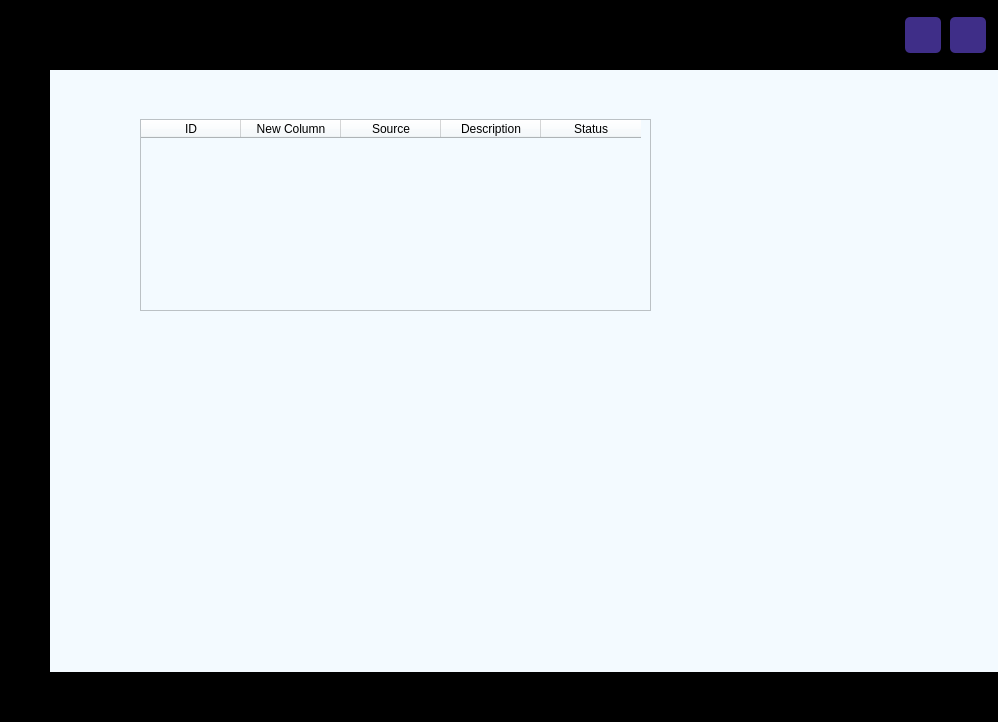
<?xml version="1.0" encoding="UTF-8"?>
<ui version="4.0">
 <class>MainWindow</class>
 <widget class="QMainWindow" name="MainWindow">
  <property name="geometry">
   <rect>
    <x>0</x>
    <y>0</y>
    <width>998</width>
    <height>722</height>
   </rect>
  </property>
  <property name="windowTitle">
   <string>MainWindow</string>
  </property>
  <widget class="QWidget" name="centralwidget">
   <property name="styleSheet">
    <string notr="true">background-color: rgb(63, 46, 136);
</string>
   </property>
   <layout class="QVBoxLayout" name="verticalLayout">
    <property name="spacing">
     <number>0</number>
    </property>
    <property name="leftMargin">
     <number>0</number>
    </property>
    <property name="topMargin">
     <number>0</number>
    </property>
    <property name="rightMargin">
     <number>0</number>
    </property>
    <property name="bottomMargin">
     <number>0</number>
    </property>
    <item>
     <widget class="QFrame" name="main_header">
      <property name="minimumSize">
       <size>
        <width>0</width>
        <height>60</height>
       </size>
      </property>
      <property name="maximumSize">
       <size>
        <width>16777215</width>
        <height>70</height>
       </size>
      </property>
      <property name="styleSheet">
       <string notr="true">QFrame{
	background-color: rgb(0, 0, 0);
	border-bottom: 1px solid #000
}</string>
      </property>
      <property name="frameShape">
       <enum>QFrame::WinPanel</enum>
      </property>
      <property name="frameShadow">
       <enum>QFrame::Raised</enum>
      </property>
      <layout class="QHBoxLayout" name="horizontalLayout_2">
       <property name="spacing">
        <number>0</number>
       </property>
       <property name="leftMargin">
        <number>0</number>
       </property>
       <property name="topMargin">
        <number>0</number>
       </property>
       <property name="rightMargin">
        <number>0</number>
       </property>
       <property name="bottomMargin">
        <number>0</number>
       </property>
       <item>
        <widget class="QFrame" name="title">
         <property name="styleSheet">
          <string notr="true"/>
         </property>
         <property name="frameShape">
          <enum>QFrame::StyledPanel</enum>
         </property>
         <property name="frameShadow">
          <enum>QFrame::Raised</enum>
         </property>
         <layout class="QHBoxLayout" name="horizontalLayout_5">
          <property name="spacing">
           <number>0</number>
          </property>
          <property name="leftMargin">
           <number>0</number>
          </property>
          <property name="topMargin">
           <number>0</number>
          </property>
          <property name="rightMargin">
           <number>0</number>
          </property>
          <property name="bottomMargin">
           <number>0</number>
          </property>
          <item>
           <widget class="QFrame" name="top_left_menu">
            <property name="maximumSize">
             <size>
              <width>50</width>
              <height>70</height>
             </size>
            </property>
            <property name="styleSheet">
             <string notr="true">
QPushButton:hover{
	background-color: rgb(0,92,157);
}
QPushButton{
	border: none;
	padding: 5px 10px;
	border-radius: 5px;
	color: #fff;
	background-color: #000;
}
QFrame{
	background-color: #000;
}</string>
            </property>
            <property name="frameShape">
             <enum>QFrame::StyledPanel</enum>
            </property>
            <property name="frameShadow">
             <enum>QFrame::Raised</enum>
            </property>
            <layout class="QHBoxLayout" name="horizontalLayout_4">
             <property name="spacing">
              <number>0</number>
             </property>
             <property name="leftMargin">
              <number>0</number>
             </property>
             <property name="topMargin">
              <number>0</number>
             </property>
             <property name="rightMargin">
              <number>0</number>
             </property>
             <property name="bottomMargin">
              <number>0</number>
             </property>
             <item>
              <widget class="QPushButton" name="btn_menu">
               <property name="maximumSize">
                <size>
                 <width>16777215</width>
                 <height>65</height>
                </size>
               </property>
               <property name="styleSheet">
                <string notr="true"/>
               </property>
               <property name="text">
                <string/>
               </property>
               <property name="icon">
                <iconset resource="nike_app.qrc">
                 <normaloff>:/icons/resources/icons/cil-menu.png</normaloff>:/icons/resources/icons/cil-menu.png</iconset>
               </property>
               <property name="iconSize">
                <size>
                 <width>24</width>
                 <height>24</height>
                </size>
               </property>
              </widget>
             </item>
            </layout>
           </widget>
          </item>
          <item>
           <widget class="QFrame" name="title_bar">
            <property name="maximumSize">
             <size>
              <width>16777215</width>
              <height>16777215</height>
             </size>
            </property>
            <property name="frameShape">
             <enum>QFrame::StyledPanel</enum>
            </property>
            <property name="frameShadow">
             <enum>QFrame::Raised</enum>
            </property>
           </widget>
          </item>
         </layout>
        </widget>
       </item>
       <item>
        <widget class="QFrame" name="top_right_btns">
         <property name="minimumSize">
          <size>
           <width>100</width>
           <height>0</height>
          </size>
         </property>
         <property name="maximumSize">
          <size>
           <width>100</width>
           <height>16777215</height>
          </size>
         </property>
         <property name="styleSheet">
          <string notr="true">QPushButton{
	border-radius: 5px;
}
QPushButton:hover{
	background-color: rgb(0,92,157);
}
</string>
         </property>
         <property name="frameShape">
          <enum>QFrame::NoFrame</enum>
         </property>
         <property name="frameShadow">
          <enum>QFrame::Raised</enum>
         </property>
         <layout class="QHBoxLayout" name="horizontalLayout_3">
          <property name="spacing">
           <number>0</number>
          </property>
          <property name="leftMargin">
           <number>0</number>
          </property>
          <property name="topMargin">
           <number>0</number>
          </property>
          <property name="rightMargin">
           <number>0</number>
          </property>
          <property name="bottomMargin">
           <number>0</number>
          </property>
          <item>
           <widget class="QPushButton" name="btn_minimize">
            <property name="maximumSize">
             <size>
              <width>36</width>
              <height>36</height>
             </size>
            </property>
            <property name="cursor">
             <cursorShape>OpenHandCursor</cursorShape>
            </property>
            <property name="mouseTracking">
             <bool>true</bool>
            </property>
            <property name="styleSheet">
             <string notr="true"/>
            </property>
            <property name="text">
             <string/>
            </property>
            <property name="icon">
             <iconset resource="nike_app.qrc">
              <normaloff>:/icons/resources/icons/cil-minus.png</normaloff>:/icons/resources/icons/cil-minus.png</iconset>
            </property>
            <property name="iconSize">
             <size>
              <width>24</width>
              <height>24</height>
             </size>
            </property>
           </widget>
          </item>
          <item>
           <widget class="QPushButton" name="btn_close">
            <property name="maximumSize">
             <size>
              <width>36</width>
              <height>36</height>
             </size>
            </property>
            <property name="cursor">
             <cursorShape>OpenHandCursor</cursorShape>
            </property>
            <property name="styleSheet">
             <string notr="true"/>
            </property>
            <property name="text">
             <string/>
            </property>
            <property name="icon">
             <iconset resource="nike_app.qrc">
              <normaloff>:/icons/resources/icons/cil-x.png</normaloff>:/icons/resources/icons/cil-x.png</iconset>
            </property>
            <property name="iconSize">
             <size>
              <width>24</width>
              <height>24</height>
             </size>
            </property>
           </widget>
          </item>
         </layout>
        </widget>
       </item>
      </layout>
     </widget>
    </item>
    <item>
     <widget class="QFrame" name="main_content">
      <property name="styleSheet">
       <string notr="true"/>
      </property>
      <property name="frameShape">
       <enum>QFrame::NoFrame</enum>
      </property>
      <property name="frameShadow">
       <enum>QFrame::Raised</enum>
      </property>
      <property name="lineWidth">
       <number>0</number>
      </property>
      <layout class="QHBoxLayout" name="horizontalLayout">
       <property name="spacing">
        <number>0</number>
       </property>
       <property name="leftMargin">
        <number>0</number>
       </property>
       <property name="topMargin">
        <number>0</number>
       </property>
       <property name="rightMargin">
        <number>0</number>
       </property>
       <property name="bottomMargin">
        <number>0</number>
       </property>
       <item>
        <widget class="QFrame" name="left_menu">
         <property name="maximumSize">
          <size>
           <width>50</width>
           <height>16777215</height>
          </size>
         </property>
         <property name="styleSheet">
          <string notr="true">QPushButton{
	border: none;
	padding: 10px 10px;
	border-radius: 10px;
	color: #fff;
	background-color: #000;
}
QFrame{
	background-color: #000;
}
QPushButton:hover{
	background-color: rgb(0,92,157);
}</string>
         </property>
         <property name="frameShape">
          <enum>QFrame::NoFrame</enum>
         </property>
         <property name="frameShadow">
          <enum>QFrame::Raised</enum>
         </property>
         <layout class="QVBoxLayout" name="verticalLayout_2">
          <property name="spacing">
           <number>0</number>
          </property>
          <property name="leftMargin">
           <number>10</number>
          </property>
          <property name="topMargin">
           <number>0</number>
          </property>
          <property name="rightMargin">
           <number>0</number>
          </property>
          <property name="bottomMargin">
           <number>0</number>
          </property>
          <item>
           <widget class="QFrame" name="left_menu_top_button">
            <property name="frameShape">
             <enum>QFrame::StyledPanel</enum>
            </property>
            <property name="frameShadow">
             <enum>QFrame::Raised</enum>
            </property>
            <layout class="QFormLayout" name="formLayout">
             <property name="horizontalSpacing">
              <number>0</number>
             </property>
             <property name="verticalSpacing">
              <number>10</number>
             </property>
             <property name="leftMargin">
              <number>0</number>
             </property>
             <property name="topMargin">
              <number>10</number>
             </property>
             <property name="rightMargin">
              <number>0</number>
             </property>
             <property name="bottomMargin">
              <number>0</number>
             </property>
             <item row="0" column="1">
              <widget class="QPushButton" name="btn_home">
               <property name="minimumSize">
                <size>
                 <width>120</width>
                 <height>40</height>
                </size>
               </property>
               <property name="font">
                <font>
                 <pointsize>12</pointsize>
                </font>
               </property>
               <property name="styleSheet">
                <string notr="true">background-image: url(:/icons/resources/icons/cil-home.png)  ;
background-repeat: none;
background-position: center left;
padding-left: 50px;

</string>
               </property>
               <property name="text">
                <string>HOME</string>
               </property>
              </widget>
             </item>
             <item row="1" column="1">
              <widget class="QPushButton" name="btn_watch">
               <property name="minimumSize">
                <size>
                 <width>120</width>
                 <height>40</height>
                </size>
               </property>
               <property name="font">
                <font>
                 <pointsize>12</pointsize>
                </font>
               </property>
               <property name="styleSheet">
                <string notr="true">background-image: url(:/icons/resources/icons/cil-camera.png);
background-repeat: none;
background-position:center  left;
padding-left: 50px;

</string>
               </property>
               <property name="text">
                <string>WATCH</string>
               </property>
              </widget>
             </item>
             <item row="2" column="1">
              <widget class="QPushButton" name="btn_stream">
               <property name="minimumSize">
                <size>
                 <width>120</width>
                 <height>40</height>
                </size>
               </property>
               <property name="font">
                <font>
                 <pointsize>12</pointsize>
                </font>
               </property>
               <property name="styleSheet">
                <string notr="true">background-image: url(:/icons/resources/icons/cil-medical-cross.png);
background-repeat: none;
background-position:center  left;
padding-left: 50px;
</string>
               </property>
               <property name="text">
                <string>STREAM</string>
               </property>
              </widget>
             </item>
             <item row="3" column="1">
              <widget class="QPushButton" name="btn_model">
               <property name="minimumSize">
                <size>
                 <width>120</width>
                 <height>40</height>
                </size>
               </property>
               <property name="font">
                <font>
                 <pointsize>12</pointsize>
                </font>
               </property>
               <property name="styleSheet">
                <string notr="true">background-image: url(:/icons/resources/icons/cil-3d.png);
background-repeat: none;
background-position: center  left;
padding-left: 50px;
</string>
               </property>
               <property name="text">
                <string>MODEL</string>
               </property>
              </widget>
             </item>
            </layout>
           </widget>
          </item>
          <item>
           <widget class="QPushButton" name="btn_setting">
            <property name="minimumSize">
             <size>
              <width>120</width>
              <height>40</height>
             </size>
            </property>
            <property name="font">
             <font>
              <pointsize>11</pointsize>
             </font>
            </property>
            <property name="styleSheet">
             <string notr="true">background-image: url(:/icons/resources/icons/cil-settings.png);
background-repeat: none;
background-position:center  left;
padding-left: 50px;
</string>
            </property>
            <property name="text">
             <string>SETTING</string>
            </property>
           </widget>
          </item>
         </layout>
        </widget>
       </item>
       <item>
        <widget class="QFrame" name="main_stacked">
         <property name="frameShape">
          <enum>QFrame::NoFrame</enum>
         </property>
         <property name="frameShadow">
          <enum>QFrame::Raised</enum>
         </property>
         <property name="lineWidth">
          <number>0</number>
         </property>
         <widget class="QStackedWidget" name="stackedWidget">
          <property name="geometry">
           <rect>
            <x>0</x>
            <y>-1</y>
            <width>951</width>
            <height>611</height>
           </rect>
          </property>
          <property name="styleSheet">
           <string notr="true">background-color: rgb(243, 250, 255);</string>
          </property>
          <property name="currentIndex">
           <number>3</number>
          </property>
          <widget class="QWidget" name="page_home">
           <widget class="QLabel" name="label">
            <property name="geometry">
             <rect>
              <x>210</x>
              <y>210</y>
              <width>381</width>
              <height>141</height>
             </rect>
            </property>
            <property name="styleSheet">
             <string notr="true">background-color: rgb(255, 255, 255);</string>
            </property>
            <property name="text">
             <string>HOME PAGE</string>
            </property>
           </widget>
          </widget>
          <widget class="QWidget" name="page_watch">
           <widget class="QLabel" name="label_2">
            <property name="geometry">
             <rect>
              <x>290</x>
              <y>220</y>
              <width>381</width>
              <height>141</height>
             </rect>
            </property>
            <property name="styleSheet">
             <string notr="true">background-color: rgb(255, 255, 255);</string>
            </property>
            <property name="text">
             <string>WATCH PAGE</string>
            </property>
           </widget>
          </widget>
          <widget class="QWidget" name="page_stream">
           <widget class="QLabel" name="label_3">
            <property name="geometry">
             <rect>
              <x>280</x>
              <y>220</y>
              <width>381</width>
              <height>141</height>
             </rect>
            </property>
            <property name="styleSheet">
             <string notr="true">background-color: rgb(255, 255, 255);</string>
            </property>
            <property name="text">
             <string>STREAM PAGE</string>
            </property>
           </widget>
          </widget>
          <widget class="QWidget" name="page_model">
           <widget class="QTableWidget" name="tableWidget">
            <property name="geometry">
             <rect>
              <x>90</x>
              <y>50</y>
              <width>511</width>
              <height>192</height>
             </rect>
            </property>
            <property name="maximumSize">
             <size>
              <width>511</width>
              <height>192</height>
             </size>
            </property>
            <property name="mouseTracking">
             <bool>false</bool>
            </property>
            <property name="dragDropMode">
             <enum>QAbstractItemView::NoDragDrop</enum>
            </property>
            <column>
             <property name="text">
              <string>ID</string>
             </property>
            </column>
            <column>
             <property name="text">
              <string>New Column</string>
             </property>
            </column>
            <column>
             <property name="text">
              <string>Source</string>
             </property>
            </column>
            <column>
             <property name="text">
              <string>Description</string>
             </property>
            </column>
            <column>
             <property name="text">
              <string>Status</string>
             </property>
            </column>
           </widget>
          </widget>
          <widget class="QWidget" name="page_setting">
           <widget class="QLabel" name="label_5">
            <property name="geometry">
             <rect>
              <x>280</x>
              <y>180</y>
              <width>381</width>
              <height>141</height>
             </rect>
            </property>
            <property name="styleSheet">
             <string notr="true">background-color: rgb(255, 255, 255);</string>
            </property>
            <property name="text">
             <string>SETTING PAGE</string>
            </property>
           </widget>
          </widget>
         </widget>
        </widget>
       </item>
      </layout>
     </widget>
    </item>
    <item>
     <widget class="QFrame" name="main_footer">
      <property name="minimumSize">
       <size>
        <width>0</width>
        <height>50</height>
       </size>
      </property>
      <property name="maximumSize">
       <size>
        <width>16777215</width>
        <height>50</height>
       </size>
      </property>
      <property name="styleSheet">
       <string notr="true">background-color: rgb(0, 0, 0);</string>
      </property>
      <property name="frameShape">
       <enum>QFrame::NoFrame</enum>
      </property>
      <property name="frameShadow">
       <enum>QFrame::Raised</enum>
      </property>
     </widget>
    </item>
   </layout>
  </widget>
 </widget>
 <resources>
  <include location="nike_app.qrc"/>
 </resources>
 <connections/>
</ui>
